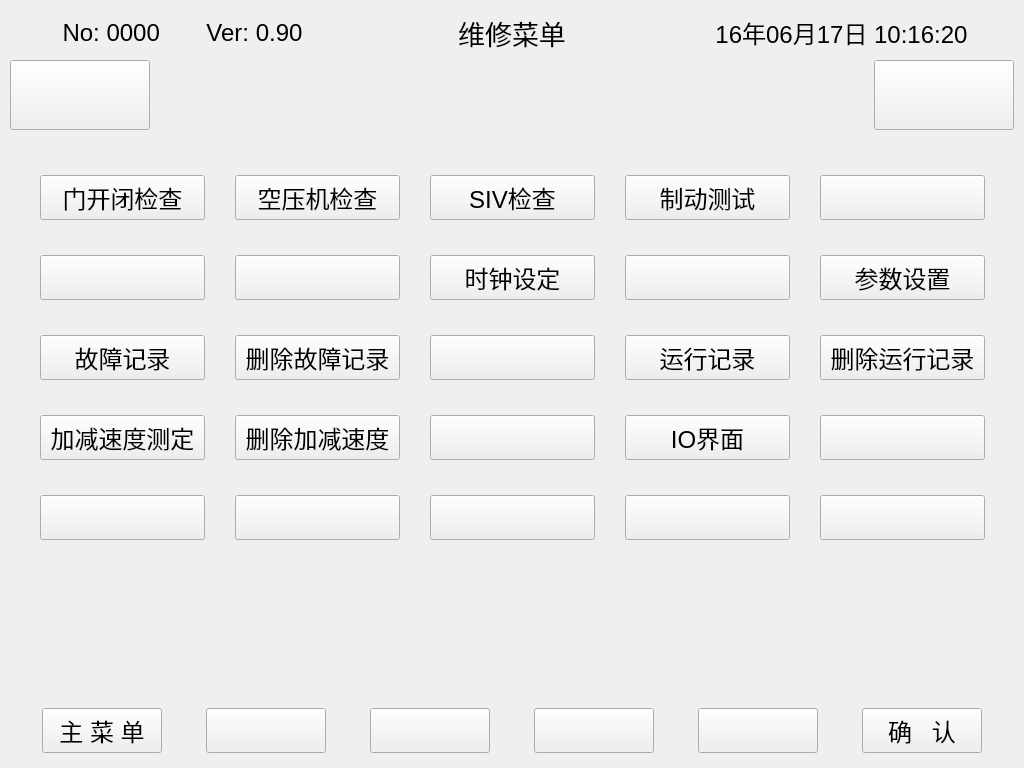
<?xml version="1.0" encoding="UTF-8"?>
<ui version="4.0">
 <class>reparismenu</class>
 <widget class="QDialog" name="reparismenu">
  <property name="geometry">
   <rect>
    <x>0</x>
    <y>0</y>
    <width>1024</width>
    <height>768</height>
   </rect>
  </property>
  <property name="windowTitle">
   <string>维修菜单</string>
  </property>
  <widget class="QLabel" name="title_3">
   <property name="geometry">
    <rect>
     <x>669</x>
     <y>10</y>
     <width>345</width>
     <height>45</height>
    </rect>
   </property>
   <property name="sizePolicy">
    <sizepolicy hsizetype="Expanding" vsizetype="Expanding">
     <horstretch>0</horstretch>
     <verstretch>0</verstretch>
    </sizepolicy>
   </property>
   <property name="font">
    <font>
     <pointsize>18</pointsize>
    </font>
   </property>
   <property name="text">
    <string>16年06月17日 10:16:20</string>
   </property>
   <property name="alignment">
    <set>Qt::AlignCenter</set>
   </property>
  </widget>
  <widget class="QLabel" name="title">
   <property name="geometry">
    <rect>
     <x>10</x>
     <y>10</y>
     <width>345</width>
     <height>45</height>
    </rect>
   </property>
   <property name="sizePolicy">
    <sizepolicy hsizetype="Expanding" vsizetype="Expanding">
     <horstretch>0</horstretch>
     <verstretch>0</verstretch>
    </sizepolicy>
   </property>
   <property name="font">
    <font>
     <pointsize>18</pointsize>
    </font>
   </property>
   <property name="text">
    <string>No: 0000       Ver: 0.90</string>
   </property>
   <property name="alignment">
    <set>Qt::AlignCenter</set>
   </property>
  </widget>
  <widget class="QLabel" name="title_2">
   <property name="geometry">
    <rect>
     <x>355</x>
     <y>10</y>
     <width>314</width>
     <height>45</height>
    </rect>
   </property>
   <property name="sizePolicy">
    <sizepolicy hsizetype="Expanding" vsizetype="Expanding">
     <horstretch>0</horstretch>
     <verstretch>0</verstretch>
    </sizepolicy>
   </property>
   <property name="font">
    <font>
     <pointsize>20</pointsize>
    </font>
   </property>
   <property name="text">
    <string>维修菜单</string>
   </property>
   <property name="alignment">
    <set>Qt::AlignCenter</set>
   </property>
  </widget>
  <widget class="QPushButton" name="buttonmenu">
   <property name="geometry">
    <rect>
     <x>42</x>
     <y>708</y>
     <width>120</width>
     <height>45</height>
    </rect>
   </property>
   <property name="font">
    <font>
     <pointsize>18</pointsize>
    </font>
   </property>
   <property name="focusPolicy">
    <enum>Qt::NoFocus</enum>
   </property>
   <property name="text">
    <string>主 菜 单</string>
   </property>
  </widget>
  <widget class="QPushButton" name="buttontemp2">
   <property name="geometry">
    <rect>
     <x>370</x>
     <y>708</y>
     <width>120</width>
     <height>45</height>
    </rect>
   </property>
   <property name="font">
    <font>
     <pointsize>18</pointsize>
    </font>
   </property>
   <property name="focusPolicy">
    <enum>Qt::NoFocus</enum>
   </property>
   <property name="text">
    <string/>
   </property>
  </widget>
  <widget class="QPushButton" name="buttontemp3">
   <property name="geometry">
    <rect>
     <x>534</x>
     <y>708</y>
     <width>120</width>
     <height>45</height>
    </rect>
   </property>
   <property name="font">
    <font>
     <pointsize>18</pointsize>
    </font>
   </property>
   <property name="focusPolicy">
    <enum>Qt::NoFocus</enum>
   </property>
   <property name="text">
    <string/>
   </property>
  </widget>
  <widget class="QLabel" name="labelbuttonarea">
   <property name="geometry">
    <rect>
     <x>10</x>
     <y>703</y>
     <width>1004</width>
     <height>55</height>
    </rect>
   </property>
   <property name="text">
    <string/>
   </property>
  </widget>
  <widget class="QPushButton" name="buttontemp1">
   <property name="geometry">
    <rect>
     <x>206</x>
     <y>708</y>
     <width>120</width>
     <height>45</height>
    </rect>
   </property>
   <property name="font">
    <font>
     <pointsize>18</pointsize>
    </font>
   </property>
   <property name="focusPolicy">
    <enum>Qt::NoFocus</enum>
   </property>
   <property name="text">
    <string/>
   </property>
  </widget>
  <widget class="QPushButton" name="buttontemp4">
   <property name="geometry">
    <rect>
     <x>698</x>
     <y>708</y>
     <width>120</width>
     <height>45</height>
    </rect>
   </property>
   <property name="font">
    <font>
     <pointsize>18</pointsize>
    </font>
   </property>
   <property name="focusPolicy">
    <enum>Qt::NoFocus</enum>
   </property>
   <property name="text">
    <string/>
   </property>
  </widget>
  <widget class="QPushButton" name="buttonsure">
   <property name="geometry">
    <rect>
     <x>862</x>
     <y>708</y>
     <width>120</width>
     <height>45</height>
    </rect>
   </property>
   <property name="font">
    <font>
     <pointsize>18</pointsize>
    </font>
   </property>
   <property name="focusPolicy">
    <enum>Qt::NoFocus</enum>
   </property>
   <property name="text">
    <string>确   认</string>
   </property>
  </widget>
  <widget class="QPushButton" name="buttondoorcheck">
   <property name="geometry">
    <rect>
     <x>40</x>
     <y>175</y>
     <width>165</width>
     <height>45</height>
    </rect>
   </property>
   <property name="font">
    <font>
     <pointsize>18</pointsize>
    </font>
   </property>
   <property name="focusPolicy">
    <enum>Qt::NoFocus</enum>
   </property>
   <property name="text">
    <string>门开闭检查</string>
   </property>
  </widget>
  <widget class="QPushButton" name="buttonaircheck">
   <property name="geometry">
    <rect>
     <x>235</x>
     <y>175</y>
     <width>165</width>
     <height>45</height>
    </rect>
   </property>
   <property name="font">
    <font>
     <pointsize>18</pointsize>
    </font>
   </property>
   <property name="focusPolicy">
    <enum>Qt::NoFocus</enum>
   </property>
   <property name="text">
    <string>空压机检查</string>
   </property>
  </widget>
  <widget class="QPushButton" name="buttonSIVcheck">
   <property name="geometry">
    <rect>
     <x>430</x>
     <y>175</y>
     <width>165</width>
     <height>45</height>
    </rect>
   </property>
   <property name="font">
    <font>
     <pointsize>18</pointsize>
    </font>
   </property>
   <property name="focusPolicy">
    <enum>Qt::NoFocus</enum>
   </property>
   <property name="text">
    <string>SIV检查</string>
   </property>
  </widget>
  <widget class="QPushButton" name="buttonbraketest">
   <property name="geometry">
    <rect>
     <x>625</x>
     <y>175</y>
     <width>165</width>
     <height>45</height>
    </rect>
   </property>
   <property name="font">
    <font>
     <pointsize>18</pointsize>
    </font>
   </property>
   <property name="focusPolicy">
    <enum>Qt::NoFocus</enum>
   </property>
   <property name="text">
    <string>制动测试</string>
   </property>
  </widget>
  <widget class="QPushButton" name="button_temp1">
   <property name="geometry">
    <rect>
     <x>820</x>
     <y>175</y>
     <width>165</width>
     <height>45</height>
    </rect>
   </property>
   <property name="font">
    <font>
     <pointsize>18</pointsize>
    </font>
   </property>
   <property name="focusPolicy">
    <enum>Qt::NoFocus</enum>
   </property>
   <property name="text">
    <string/>
   </property>
  </widget>
  <widget class="QPushButton" name="button_temp4">
   <property name="geometry">
    <rect>
     <x>625</x>
     <y>255</y>
     <width>165</width>
     <height>45</height>
    </rect>
   </property>
   <property name="font">
    <font>
     <pointsize>18</pointsize>
    </font>
   </property>
   <property name="focusPolicy">
    <enum>Qt::NoFocus</enum>
   </property>
   <property name="text">
    <string/>
   </property>
  </widget>
  <widget class="QPushButton" name="button_temp2">
   <property name="geometry">
    <rect>
     <x>40</x>
     <y>255</y>
     <width>165</width>
     <height>45</height>
    </rect>
   </property>
   <property name="font">
    <font>
     <pointsize>18</pointsize>
    </font>
   </property>
   <property name="focusPolicy">
    <enum>Qt::NoFocus</enum>
   </property>
   <property name="text">
    <string/>
   </property>
  </widget>
  <widget class="QPushButton" name="buttonparameterset">
   <property name="geometry">
    <rect>
     <x>820</x>
     <y>255</y>
     <width>165</width>
     <height>45</height>
    </rect>
   </property>
   <property name="font">
    <font>
     <pointsize>18</pointsize>
    </font>
   </property>
   <property name="focusPolicy">
    <enum>Qt::NoFocus</enum>
   </property>
   <property name="text">
    <string>参数设置</string>
   </property>
  </widget>
  <widget class="QPushButton" name="buttontimeset">
   <property name="geometry">
    <rect>
     <x>430</x>
     <y>255</y>
     <width>165</width>
     <height>45</height>
    </rect>
   </property>
   <property name="font">
    <font>
     <pointsize>18</pointsize>
    </font>
   </property>
   <property name="focusPolicy">
    <enum>Qt::NoFocus</enum>
   </property>
   <property name="text">
    <string>时钟设定</string>
   </property>
  </widget>
  <widget class="QPushButton" name="button_temp3">
   <property name="geometry">
    <rect>
     <x>235</x>
     <y>255</y>
     <width>165</width>
     <height>45</height>
    </rect>
   </property>
   <property name="font">
    <font>
     <pointsize>18</pointsize>
    </font>
   </property>
   <property name="focusPolicy">
    <enum>Qt::NoFocus</enum>
   </property>
   <property name="text">
    <string/>
   </property>
  </widget>
  <widget class="QPushButton" name="buttondeleterunlog">
   <property name="geometry">
    <rect>
     <x>820</x>
     <y>335</y>
     <width>165</width>
     <height>45</height>
    </rect>
   </property>
   <property name="font">
    <font>
     <pointsize>18</pointsize>
    </font>
   </property>
   <property name="focusPolicy">
    <enum>Qt::NoFocus</enum>
   </property>
   <property name="text">
    <string>删除运行记录</string>
   </property>
  </widget>
  <widget class="QPushButton" name="buttonrunlog">
   <property name="geometry">
    <rect>
     <x>625</x>
     <y>335</y>
     <width>165</width>
     <height>45</height>
    </rect>
   </property>
   <property name="font">
    <font>
     <pointsize>18</pointsize>
    </font>
   </property>
   <property name="focusPolicy">
    <enum>Qt::NoFocus</enum>
   </property>
   <property name="text">
    <string>运行记录</string>
   </property>
  </widget>
  <widget class="QPushButton" name="buttonerrorlog">
   <property name="geometry">
    <rect>
     <x>40</x>
     <y>335</y>
     <width>165</width>
     <height>45</height>
    </rect>
   </property>
   <property name="font">
    <font>
     <pointsize>18</pointsize>
    </font>
   </property>
   <property name="focusPolicy">
    <enum>Qt::NoFocus</enum>
   </property>
   <property name="text">
    <string>故障记录</string>
   </property>
  </widget>
  <widget class="QPushButton" name="button_temp5">
   <property name="geometry">
    <rect>
     <x>430</x>
     <y>335</y>
     <width>165</width>
     <height>45</height>
    </rect>
   </property>
   <property name="font">
    <font>
     <pointsize>18</pointsize>
    </font>
   </property>
   <property name="focusPolicy">
    <enum>Qt::NoFocus</enum>
   </property>
   <property name="text">
    <string/>
   </property>
  </widget>
  <widget class="QPushButton" name="buttondeleteerrorlog">
   <property name="geometry">
    <rect>
     <x>235</x>
     <y>335</y>
     <width>165</width>
     <height>45</height>
    </rect>
   </property>
   <property name="font">
    <font>
     <pointsize>18</pointsize>
    </font>
   </property>
   <property name="focusPolicy">
    <enum>Qt::NoFocus</enum>
   </property>
   <property name="text">
    <string>删除故障记录</string>
   </property>
  </widget>
  <widget class="QPushButton" name="buttonspeedtest">
   <property name="geometry">
    <rect>
     <x>40</x>
     <y>415</y>
     <width>165</width>
     <height>45</height>
    </rect>
   </property>
   <property name="font">
    <font>
     <pointsize>18</pointsize>
    </font>
   </property>
   <property name="focusPolicy">
    <enum>Qt::NoFocus</enum>
   </property>
   <property name="text">
    <string>加减速度测定</string>
   </property>
  </widget>
  <widget class="QPushButton" name="buttonIOScreen">
   <property name="geometry">
    <rect>
     <x>625</x>
     <y>415</y>
     <width>165</width>
     <height>45</height>
    </rect>
   </property>
   <property name="font">
    <font>
     <pointsize>18</pointsize>
    </font>
   </property>
   <property name="focusPolicy">
    <enum>Qt::NoFocus</enum>
   </property>
   <property name="text">
    <string>IO界面</string>
   </property>
  </widget>
  <widget class="QPushButton" name="button_temp6">
   <property name="geometry">
    <rect>
     <x>430</x>
     <y>415</y>
     <width>165</width>
     <height>45</height>
    </rect>
   </property>
   <property name="font">
    <font>
     <pointsize>18</pointsize>
    </font>
   </property>
   <property name="focusPolicy">
    <enum>Qt::NoFocus</enum>
   </property>
   <property name="text">
    <string/>
   </property>
  </widget>
  <widget class="QPushButton" name="buttondeletespeedtest">
   <property name="geometry">
    <rect>
     <x>235</x>
     <y>415</y>
     <width>165</width>
     <height>45</height>
    </rect>
   </property>
   <property name="font">
    <font>
     <pointsize>18</pointsize>
    </font>
   </property>
   <property name="focusPolicy">
    <enum>Qt::NoFocus</enum>
   </property>
   <property name="text">
    <string>删除加减速度</string>
   </property>
  </widget>
  <widget class="QPushButton" name="buttonlinkerreadout">
   <property name="geometry">
    <rect>
     <x>820</x>
     <y>415</y>
     <width>165</width>
     <height>45</height>
    </rect>
   </property>
   <property name="font">
    <font>
     <pointsize>18</pointsize>
    </font>
   </property>
   <property name="focusPolicy">
    <enum>Qt::NoFocus</enum>
   </property>
   <property name="text">
    <string/>
   </property>
  </widget>
  <widget class="QPushButton" name="button_temp11">
   <property name="geometry">
    <rect>
     <x>820</x>
     <y>495</y>
     <width>165</width>
     <height>45</height>
    </rect>
   </property>
   <property name="font">
    <font>
     <pointsize>18</pointsize>
    </font>
   </property>
   <property name="focusPolicy">
    <enum>Qt::NoFocus</enum>
   </property>
   <property name="text">
    <string/>
   </property>
  </widget>
  <widget class="QPushButton" name="buttonpasswordset">
   <property name="geometry">
    <rect>
     <x>40</x>
     <y>495</y>
     <width>165</width>
     <height>45</height>
    </rect>
   </property>
   <property name="font">
    <font>
     <pointsize>18</pointsize>
    </font>
   </property>
   <property name="focusPolicy">
    <enum>Qt::NoFocus</enum>
   </property>
   <property name="text">
    <string/>
   </property>
  </widget>
  <widget class="QPushButton" name="button_temp8">
   <property name="geometry">
    <rect>
     <x>235</x>
     <y>495</y>
     <width>165</width>
     <height>45</height>
    </rect>
   </property>
   <property name="font">
    <font>
     <pointsize>18</pointsize>
    </font>
   </property>
   <property name="focusPolicy">
    <enum>Qt::NoFocus</enum>
   </property>
   <property name="text">
    <string/>
   </property>
  </widget>
  <widget class="QPushButton" name="button_temp9">
   <property name="geometry">
    <rect>
     <x>430</x>
     <y>495</y>
     <width>165</width>
     <height>45</height>
    </rect>
   </property>
   <property name="font">
    <font>
     <pointsize>18</pointsize>
    </font>
   </property>
   <property name="focusPolicy">
    <enum>Qt::NoFocus</enum>
   </property>
   <property name="text">
    <string/>
   </property>
  </widget>
  <widget class="QPushButton" name="button_temp10">
   <property name="geometry">
    <rect>
     <x>625</x>
     <y>495</y>
     <width>165</width>
     <height>45</height>
    </rect>
   </property>
   <property name="font">
    <font>
     <pointsize>18</pointsize>
    </font>
   </property>
   <property name="focusPolicy">
    <enum>Qt::NoFocus</enum>
   </property>
   <property name="text">
    <string/>
   </property>
  </widget>
  <widget class="QPushButton" name="buttontempleft">
   <property name="geometry">
    <rect>
     <x>10</x>
     <y>60</y>
     <width>140</width>
     <height>70</height>
    </rect>
   </property>
   <property name="font">
    <font>
     <pointsize>18</pointsize>
    </font>
   </property>
   <property name="focusPolicy">
    <enum>Qt::NoFocus</enum>
   </property>
   <property name="text">
    <string/>
   </property>
  </widget>
  <widget class="QPushButton" name="buttontempright">
   <property name="geometry">
    <rect>
     <x>874</x>
     <y>60</y>
     <width>140</width>
     <height>70</height>
    </rect>
   </property>
   <property name="font">
    <font>
     <pointsize>18</pointsize>
    </font>
   </property>
   <property name="focusPolicy">
    <enum>Qt::NoFocus</enum>
   </property>
   <property name="text">
    <string/>
   </property>
  </widget>
  <widget class="QLabel" name="labelmessage">
   <property name="geometry">
    <rect>
     <x>42</x>
     <y>640</y>
     <width>721</width>
     <height>40</height>
    </rect>
   </property>
   <property name="font">
    <font>
     <pointsize>18</pointsize>
    </font>
   </property>
   <property name="text">
    <string/>
   </property>
   <property name="alignment">
    <set>Qt::AlignLeading|Qt::AlignLeft|Qt::AlignVCenter</set>
   </property>
  </widget>
  <zorder>labelbuttonarea</zorder>
  <zorder>title_3</zorder>
  <zorder>title</zorder>
  <zorder>title_2</zorder>
  <zorder>buttonmenu</zorder>
  <zorder>buttontemp2</zorder>
  <zorder>buttontemp3</zorder>
  <zorder>buttontemp1</zorder>
  <zorder>buttontemp4</zorder>
  <zorder>buttonsure</zorder>
  <zorder>buttondoorcheck</zorder>
  <zorder>buttonaircheck</zorder>
  <zorder>buttonSIVcheck</zorder>
  <zorder>buttonbraketest</zorder>
  <zorder>button_temp1</zorder>
  <zorder>button_temp4</zorder>
  <zorder>button_temp2</zorder>
  <zorder>buttonparameterset</zorder>
  <zorder>buttontimeset</zorder>
  <zorder>button_temp3</zorder>
  <zorder>buttondeleterunlog</zorder>
  <zorder>buttonrunlog</zorder>
  <zorder>buttonerrorlog</zorder>
  <zorder>button_temp5</zorder>
  <zorder>buttondeleteerrorlog</zorder>
  <zorder>buttonspeedtest</zorder>
  <zorder>buttonIOScreen</zorder>
  <zorder>button_temp6</zorder>
  <zorder>buttondeletespeedtest</zorder>
  <zorder>buttonlinkerreadout</zorder>
  <zorder>button_temp11</zorder>
  <zorder>buttonpasswordset</zorder>
  <zorder>button_temp8</zorder>
  <zorder>button_temp9</zorder>
  <zorder>button_temp10</zorder>
  <zorder>buttontempleft</zorder>
  <zorder>buttontempright</zorder>
  <zorder>labelmessage</zorder>
 </widget>
 <resources/>
 <connections/>
 <slots>
  <slot>DoorCheckClicked()</slot>
  <slot>AirPumpCheckClicked()</slot>
  <slot>SivCheckClicked()</slot>
  <slot>BrakeClicked()</slot>
  <slot>DatetimeClicked()</slot>
  <slot>ParaClicked()</slot>
  <slot>ErrorInfoClicked()</slot>
  <slot>DelErrorInfoClicked()</slot>
  <slot>RunInfoClicked()</slot>
  <slot>DelRunInfoClicked()</slot>
  <slot>SpeedCheckClicked()</slot>
  <slot>DelSpeedClicked()</slot>
  <slot>ConnectClicked()</slot>
  <slot>PasswordClicked()</slot>
 </slots>
</ui>
